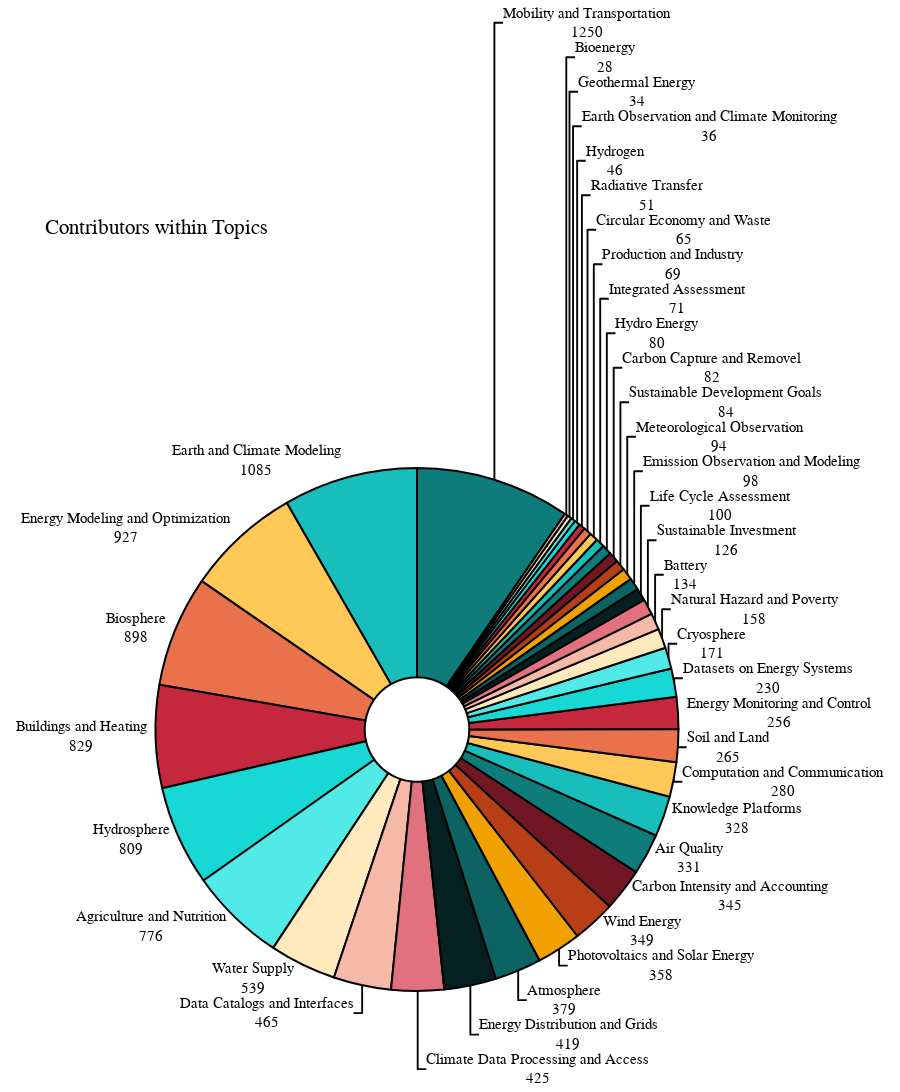

Source (notebook cell):
### Code cell
fig = px.pie(df_active.groupby('topic')['contributors'].sum().reset_index(), values="contributors", names="topic", color_discrete_sequence=color_discrete_sequence, hole=0.2)

fig.update_layout(title="Contributors within Topics", height=1200, showlegend=False)
fig.update_traces(textposition='outside', textinfo='value+label', marker=dict(line=dict(color='#000000', width=2)))
fig.show()

### Figure 1 — Plotly figure (JSON) as saved in the notebook; plotly's stock layout.template omitted (floating-point values rounded to 4 significant figures)
{"data": [{"domain": {"x": [0, 1], "y": [0, 1]}, "hole": 0.2, "hovertemplate": "topic=%{label}<br>contributors=%{value}<extra></extra>", "labels": ["Agriculture and Nutrition", "Air Quality", "Atmosphere", "Battery", "Bioenergy", "Biosphere", "Buildings and Heating", "Carbon Capture and Removel", "Carbon Intensity and Accounting", "Circular Economy and Waste", "Climate Data Processing and Access", "Computation and Communication", "Cryosphere", "Data Catalogs and Interfaces", "Datasets on Energy Systems", "Earth Observation and Climate Monitoring", "Earth and Climate Modeling", "Emission Observation and Modeling", "Energy Distribution and Grids", "Energy Modeling and Optimization", "Energy Monitoring and Control", "Geothermal Energy", "Hydro Energy", "Hydrogen", "Hydrosphere", "Integrated Assessment", "Knowledge Platforms", "Life Cycle Assessment", "Meteorological Observation", "Mobility and Transportation", "Natural Hazard and Poverty", "Photovoltaics and Solar Energy", "Production and Industry", "Radiative Transfer", "Soil and Land", "Sustainable Development Goals", "Sustainable Investment", "Water Supply", "Wind Energy"], "legendgroup": "", "marker": {"line": {"color": "#000000", "width": 2}}, "name": "", "showlegend": true, "textinfo": "value+label", "textposition": "outside", "type": "pie", "values": [776, 331, 379, 134, 28, 898, 829, 82, 345, 65, 425, 280, 171, 465, 230, 36, 1085, 98, 419, 927, 256, 34, 80, 46, 809, 71, 328, 100, 94, 1250, 158, 358, 69, 51, 265, 84, 126, 539, 349]}], "layout": {"height": 1200, "legend": {"tracegroupgap": 0}, "margin": {"t": 60}, "piecolorway": ["#0E7C7B", "#17BEBB", "#FFC857", "#E9724C", "#C5283D"], "showlegend": false, "title": {"text": "Contributors within Topics"}}}
